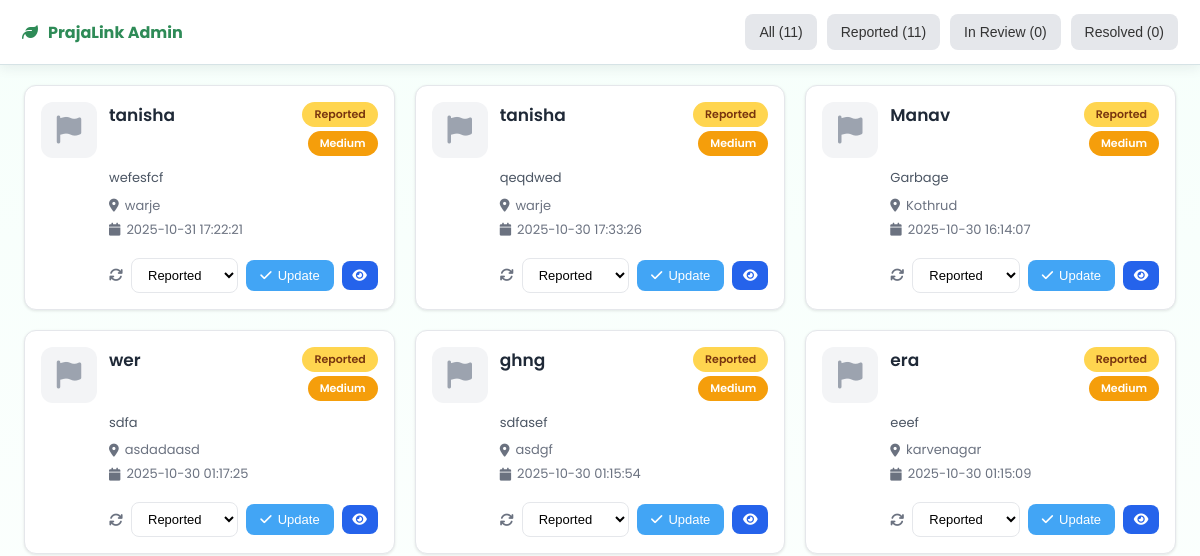
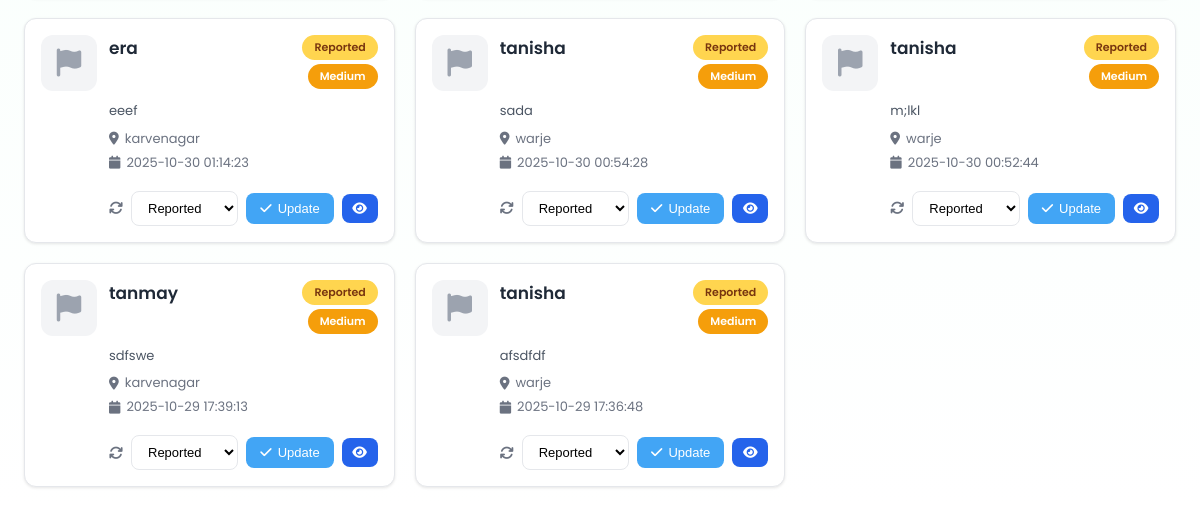
/admin-dashboard (signed in), run on an earlier commit of the app's database (2 pictures, top to bottom).
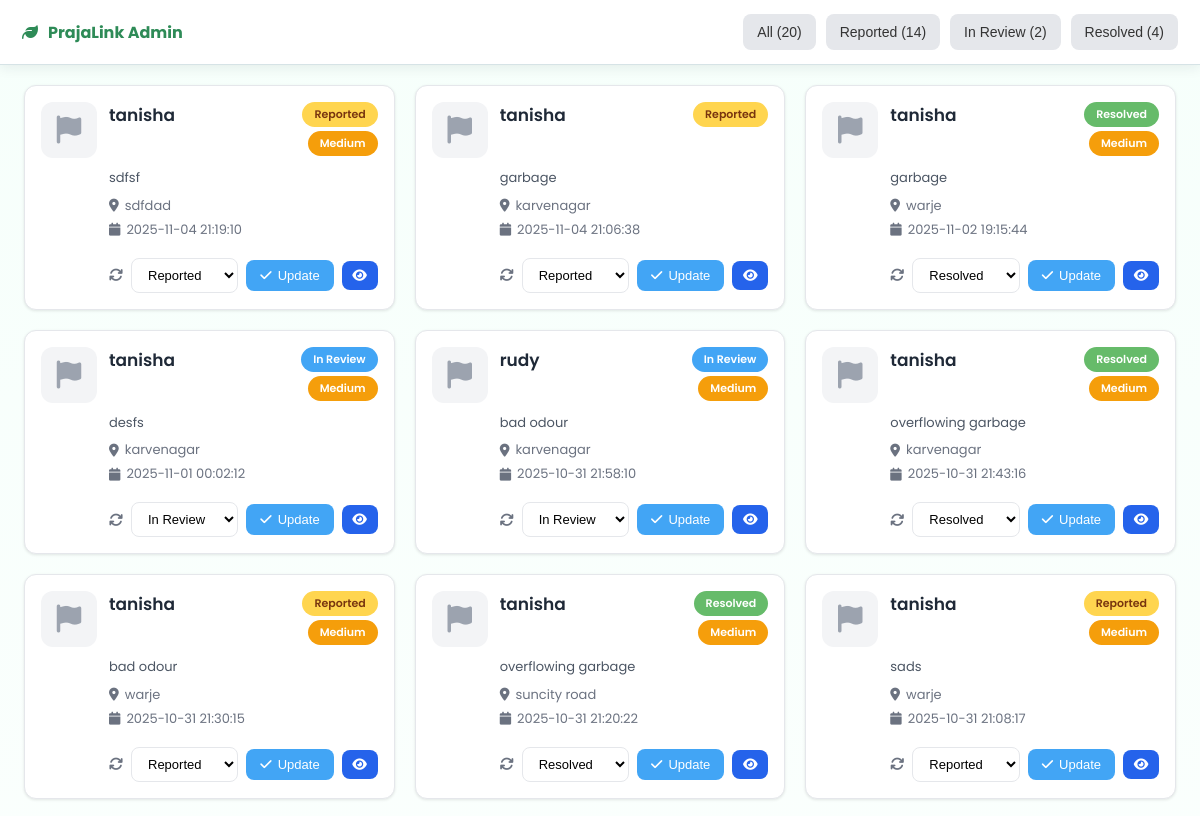
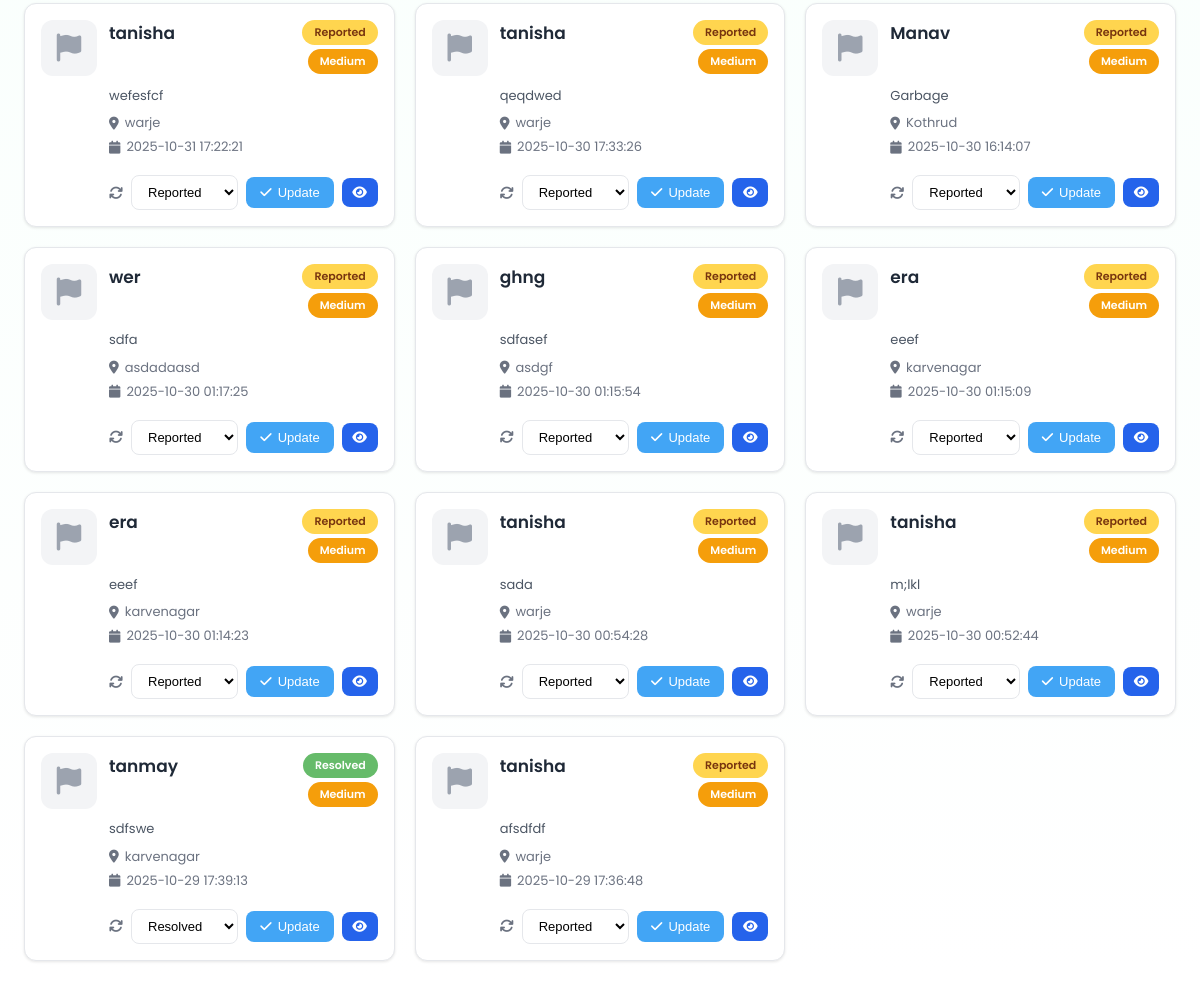
And on a later commit of the database (2 pictures, top to bottom).
### tables this page shows
CREATE TABLE reports (
        id INTEGER PRIMARY KEY AUTOINCREMENT,
        name TEXT,
        location TEXT,
        description TEXT,
        image_path TEXT,
        severity TEXT,
        coverage REAL,
        preview_path TEXT,
        status TEXT DEFAULT "Pending",
        created_at TEXT
    , latitude REAL, longitude REAL);

### app.py (the view)
@app.route("/admin-dashboard")
def admin_dashboard():
    if "employee" not in session:
        return redirect(url_for("employee"))
    try:
        conn = sqlite3.connect("reports.db")
        conn.row_factory = sqlite3.Row
        cur = conn.cursor()
        cur.execute("SELECT * FROM reports ORDER BY created_at DESC")
        reports = cur.fetchall()
        status_counts = {"all": len(reports), "Reported": 0, "In Review": 0, "Resolved": 0}
        for report in reports:
            raw_status = report['status'] or 'Pending'
            display_status = 'Reported' if raw_status == 'Pending' else raw_status
            if display_status in status_counts:
                status_counts[display_status] += 1
        conn.close()
    except Exception as e:
        print("⚠️ Error loading reports for admin dashboard:", e)
        reports = []
        status_counts = {"all": 0, "Reported": 0, "In Review": 0, "Resolved": 0}
    return render_template("admin_dashboard.html", reports=reports, status_counts=status_counts)

### templates/admin_dashboard.html (shortened to what this page needs)
<!DOCTYPE html>
<html lang="en">
<head>
  <link rel="stylesheet" href="https://cdnjs.cloudflare.com/ajax/libs/font-awesome/6.5.2/css/all.min.css" />
  <link rel="stylesheet" href="{{ url_for('static', filename='css/admin_dashboard.css') }}">
</head>
<body>
  <header class="navbar">
    <div class="brand"><i class="fa-solid fa-leaf"></i> PrajaLink Admin</div>
    <nav class="tabs" role="tablist">
      <button class="tab active" data-filter="all">All ({{ status_counts.all }})</button>
      <button class="tab" data-filter="Reported">Reported ({{ status_counts.Reported }})</button>
      <button class="tab" data-filter="In Review">In Review ({{ status_counts['In Review'] }})</button>
      <button class="tab" data-filter="Resolved">Resolved ({{ status_counts.Resolved }})</button>
    </nav>
  </header>
  <main class="container" id="cards">
    {% for r in reports %}
    {% set raw_status = r['status'] or 'Pending' %}
    {% set display_status = 'Reported' if raw_status == 'Pending' else raw_status %}
    {% set severity = r['severity'] or 'Medium' %}
    <article class="card" data-status="{{ display_status }}" data-id="{{ r['id'] }}">
      <div class="card__icon">
        <i class="fa-solid fa-{{ 'trash-can' if 'garbage' in (r['name'] or '')|lower or 'trash' in (r['name'] or '')|lower else 'droplet' if 'drain' in (r['name'] or '')|lower or 'water' in (r['name'] or '')|lower else 'cloud' if 'air' in (r['name'] or '')|lower else 'flag' }}"></i>
      </div>
      <div class="card__content">
        <header class="card__header">
          <h3 class="card__title">{{ r['name'] or 'Untitled Report' }}</h3>
          <div class="card__badges">
            <span class="badge badge--{{ display_status | lower | replace(' ', '-') }}">{{ display_status }}</span>
            <span class="badge badge--severity badge--severity-{{ severity | lower }}">{{ severity }}</span>
          </div>
        </header>
        <div class="card__body">
          <p class="desc">{{ (r['description'] or '')[:100] }}{% if (r['description'] or '')|length > 100 %}...{% endif %}</p>
          <div class="card__meta">
            <p class="meta"><i class="fa-solid fa-location-dot"></i> {{ r['location'] }}</p>
            <p class="meta"><i class="fa-solid fa-calendar"></i> {{ r['created_at'] }}</p>
          </div>
        </div>
        <footer class="card__footer">
          <div class="card__actions">
            <label class="status-control">
              <i class="fa-solid fa-arrows-rotate"></i>
              <select class="status-select">
                <option value="Reported" {{ 'selected' if display_status=='Reported' else '' }}>Reported</option>
                <option value="In Review" {{ 'selected' if display_status=='In Review' else '' }}>In Review</option>
                <option value="Resolved" {{ 'selected' if display_status=='Resolved' else '' }}>Resolved</option>
              </select>
            </label>
            <button class="btn btn--update" data-id="{{ r['id'] }}"><i class="fa-solid fa-check"></i> Update</button>
            <a href="{{ url_for('report_details', report_id=r['id']) }}" class="btn btn--view-small"><i class="fa-solid fa-eye"></i></a>
          </div>
        </footer>
      </div>
    </article>
    {% else %}
      <p class="no-data">No reports found.</p>
    {% endfor %}
  </main>
</body>
</html>

### static/css/admin_dashboard.css (style rules this page uses)
:root { --green:#2E8B57; --lime:#00C853; --accent:#A8E6CF; --text:#333333; --border:#D6E3E6; --bg:#F5F5F5; --radius:14px; --shadow:0 3px 12px rgba(20,38,47,.08); --shadow-lg:0 8px 24px rgba(20,38,47,.12); }
* { box-sizing: border-box; }
body { margin:0; font-family:'Poppins','Nunito Sans',system-ui,-apple-system,"Segoe UI",Roboto,Arial,sans-serif; color:var(--text); background: linear-gradient(180deg, #F6FFFB 0%, #FFFFFF 100%); }
.navbar { display:flex; align-items:center; justify-content:space-between; gap:20px; padding:14px 22px; background:#fff; border-bottom:1px solid var(--border); box-shadow: var(--shadow); }
.brand { font-weight:700; color:var(--green); display:flex; align-items:center; gap:10px; }
.tabs { display:flex; gap:10px; flex-wrap:wrap; }
.tab { border:none; background:#e5e7eb; color:var(--text); padding:10px 14px; border-radius:8px; cursor:pointer; transition:all .3s ease; font-size:14px; }
.tab.active { background:#e5e7eb; border:none; color:var(--text); }
.container { width:min(1400px,96%); margin:20px auto; display:grid; gap:20px; grid-template-columns: repeat(auto-fill, minmax(300px, 1fr)); }
.card { background:#fff; border:1px solid #e5e7eb; border-radius: 12px; box-shadow: 0 1px 3px rgba(0,0,0,0.1); padding:16px; transition: transform .25s ease, box-shadow .25s ease; display:flex; gap:12px; }
.card__icon { min-width:56px; height:56px; display:flex; align-items:center; justify-content:center; background:#f3f4f6; border-radius:12px; font-size:28px; color:#9ca3af; }
.card__content { flex:1; display:flex; flex-direction:column; gap:10px; }
.card__header { display:flex; align-items:flex-start; justify-content:space-between; gap:8px; margin-bottom:2px; }
.card__title { margin:0; font-size:17px; font-weight:600; color:#1f2937; }
.card__badges { display:flex; flex-direction:column; gap:4px; align-items:flex-end; }
.badge { padding:4px 12px; border-radius:999px; font-size:11px; font-weight:600; color:#fff; white-space:nowrap; }
.badge--reported { background:#FFD54F; color:#78350f; }
.badge--in-review { background:#42A5F5; }
.badge--resolved { background:#66BB6A; }
.badge--severity-medium { background:#f59e0b; }
.card__body { flex:1; display:flex; flex-direction:column; gap:8px; }
.desc { margin:0; color:#4b5563; font-size:13px; line-height:1.5; }
.card__meta { display:flex; flex-direction:column; gap:4px; }
.meta { margin:0; color:#6b7280; font-size:13px; display:flex; align-items:center; gap:6px; }
.card__footer { margin-top:8px; }
.card__actions { display:flex; align-items:center; gap:8px; }
.status-control { display:flex; align-items:center; gap:8px; flex:1; }
.status-control i { color:#6b7280; font-size:14px; }
.status-select { flex:1; padding:8px 12px; border-radius:8px; border:1px solid #e5e7eb; background:#fff; font-size:13px; }
.btn { display:inline-flex; align-items:center; gap:6px; padding:8px 14px; border-radius:8px; border:none; background:#2563eb; color:#fff; cursor:pointer; transition:all .3s ease; font-size:13px; font-weight:500; text-decoration:none; text-align:center; white-space:nowrap; }
.btn--update { background:#42A5F5; }
.btn--view-small { padding:8px; min-width:36px; justify-content:center; }

What changed in the data, as far as the page shows it:
added reports: name "tanisha", display_status "Reported", severity "Medium", description "sdfsf", location "sdfdad", created_at "2025-11-04 21:19:10"
added reports: name "tanisha", display_status "Reported", description "garbage", location "karvenagar", created_at "2025-11-04 21:06:38", severity "High" (drawn)
added reports: name "tanisha", status "Resolved", severity "Medium", description "garbage", location "warje", created_at "2025-11-02 19:15:44"
added reports: name "tanisha", status "In Review", severity "Medium", description "desfs", location "karvenagar", created_at "2025-11-01 00:02:12"
added reports: name "rudy", status "In Review", severity "Medium", description "bad odour", location "karvenagar", created_at "2025-10-31 21:58:10"
added reports: name "tanisha", status "Resolved", severity "Medium", description "overflowing garbage", location "karvenagar", created_at "2025-10-31 21:43:16"
added reports: name "tanisha", display_status "Reported", severity "Medium", description "bad odour", location "warje", created_at "2025-10-31 21:30:15"
added reports: name "tanisha", status "Resolved", severity "Medium", description "overflowing garbage", location "suncity road", created_at "2025-10-31 21:20:22"
added reports: name "tanisha", display_status "Reported", severity "Medium", description "sads", location "warje", created_at "2025-10-31 21:08:17"
changed reports "tanmay": status "Reported" → "Resolved"; value "Reported" → "Resolved"
Also different on the page:
{{ status_counts.all }}: "11" → "20"
{{ status_counts.Reported }}: "11" → "14"
{{ status_counts['In Review'] }}: "0" → "2"
{{ status_counts.Resolved }}: "0" → "4"
